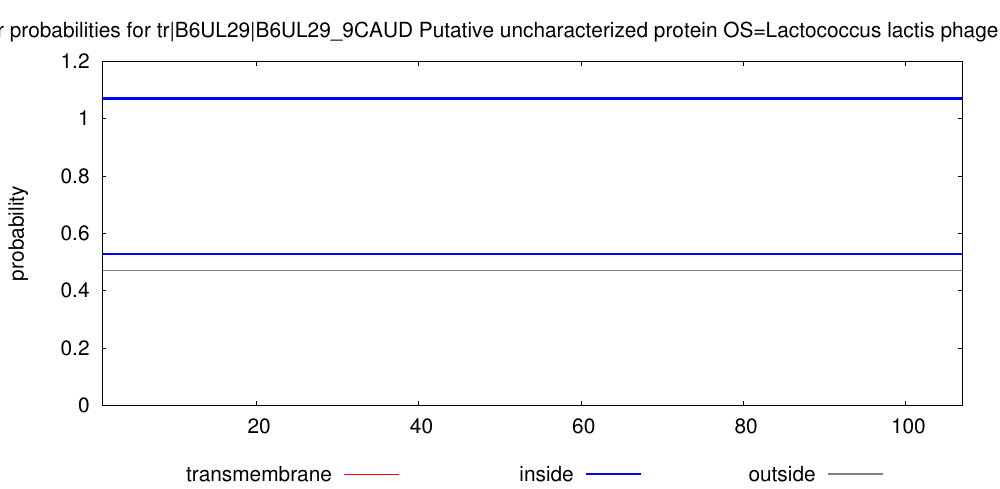

Here is the gnuplot script that generated this plot:
set arrow from 1,1.07 to 107,1.07 nohead lt 3 lw 10
set key below
set title "TMHMM posterior probabilities for tr|B6UL29|B6UL29_9CAUD Putative uncharacterized protein OS=Lactococcus lactis phage p2 PE=4 SV=1 ORF=29"
set yrange [0:1.2]
set size 2., 1.4
#set xlabel "position"
set ylabel "probability"
set xrange [1:107]
# Make the ps plot
set term postscript eps color solid "Helvetica" 30
set output "./TMHMM_9908/tr_B6UL29_B6UL29_9CAUD.eps"
plot "./TMHMM_9908/tr_B6UL29_B6UL29_9CAUD.plp" using 1:4 title "transmembrane" with impulses lt 1 lw 3, \
"" using 1:3 title "inside" with line lt 3 lw 4, \
"" using 1:5 title "outside" with line lt 9 lw 4
exit
